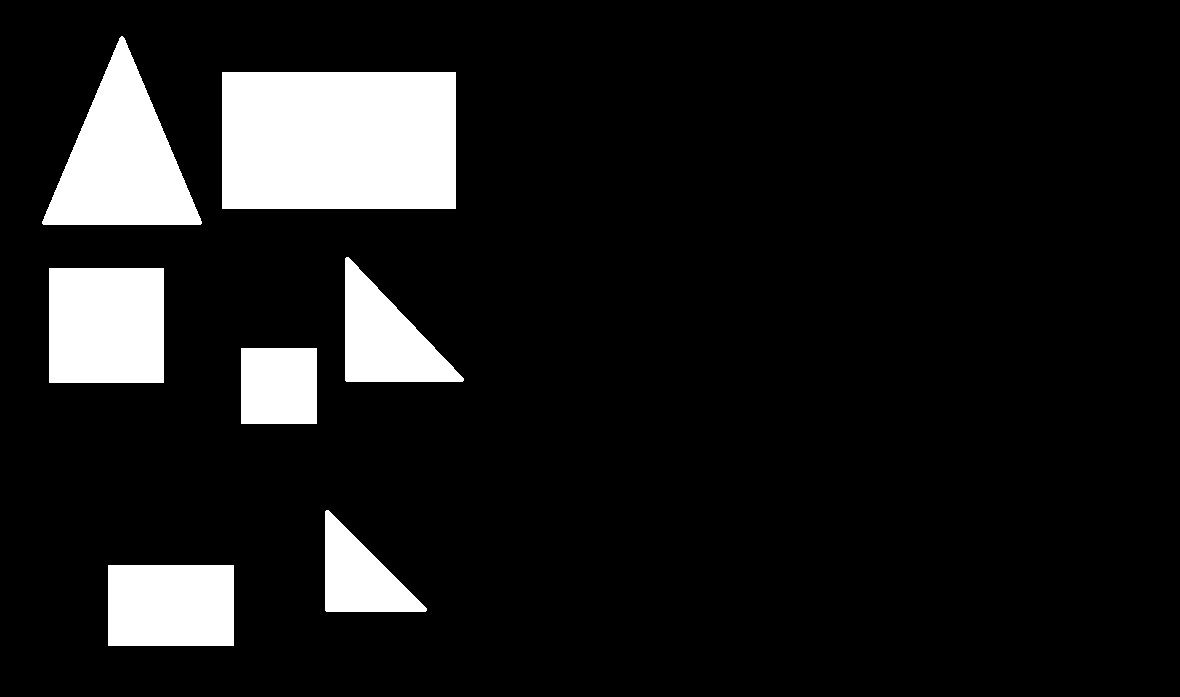
#> input picture Object-Contour-Analysis/shapes.jpg, 1180 x 697 px, given in place of shapes.jpg.jpg, which was not available
$ python main.py
#> lines starting #> are read from the running program, lines starting #| are printed output that depends on the picture; after the words box and inside, x2 and y2 are one past the last pixel; in counts of white or black regions, pixels touching at a corner belong together; pictures that were not available may be replaced by others from this repository, and a replacement may not be noted

import cv2

image_name=input("enter image name: ")     #image name
#> the answer given: shapes.jpg
IMAGE = cv2.imread(image_name +'.jpg');
#> IMAGE is the input picture: shape (697, 1180, 3); min 0, max 255, mean 28

GREYSCALE = cv2.cvtColor(IMAGE, cv2.COLOR_BGR2GRAY) #Color to Black and White
h, w, channels = IMAGE.shape
#> h = 697; w = 1180; channels = 3

Parameter, Parameter2 = cv2.threshold(GREYSCALE, 50, 255, 0) #Threshold of Contrast
#> Parameter2: shape (697, 1180); 11% white; 7 white regions

CONTOURS, _ = cv2.findContours(Parameter2, 1, 1)
#> CONTOURS = 7 contours; box (x1, y1, x2, y2) and area: (222, 72, 456, 209) 31688, (42, 36, 202, 225) 15386, (49, 268, 164, 383) 12996, (108, 565, 234, 646) 10000, (345, 257, 464, 382) 7673, (241, 348, 317, 424) 5625, (325, 510, 427, 612) 5398

RECTANGLES = 0;
SQUARES = 0;
TRIANGLES=0;

for cnt in CONTOURS:
    x1,y1 = cnt[0][0]
    approx = cv2.approxPolyDP(cnt, 0.01*cv2.arcLength(cnt, True), True)
    if len(approx) == 4:
        x, y, w, h = cv2.boundingRect(cnt)
        ratio = float(w)/h
        if ratio >= 0.9 and ratio <= 1.1:
            IMAGE = cv2.drawContours(IMAGE, [cnt], -1, (0,255,0), 3)
            SQUARES = SQUARES + 1
        else:
            IMAGE = cv2.drawContours(IMAGE, [cnt], -1, (0,0,255), 3)
            RECTANGLES = RECTANGLES + 1
    elif    len(approx) == 3:
        x, y, w, h = cv2.boundingRect(cnt)
        IMAGE = cv2.drawContours(IMAGE, [cnt], -1, (255,0,0), 3)
        TRIANGLES = TRIANGLES + 1
#> this loop made 7 passes
#> (x1, y1, approx, x, y, w, h, ratio) on passes 1, 6: (108, 565, [[108, 565], [108, 645], [233, 645], [233, 565]], 108, 565, 126, 81, 1.56), (222, 72, [[222, 72], [222, 208], [455, 208], [455, 72]], 222, 72, 234, 137, 1.71)
#> (x1, y1, approx, x, y, w, h, ratio) on passes 3 to 4: (241, 348, [[241, 348], [241, 423], [316, 423], [316, 348]], 241, 348, 76, 76, 1), (49, 268, [[49, 268], [49, 382], [163, 382], [163, 268]], 49, 268, 115, 115, 1)
#> pass 1, `IMAGE = cv2.drawContours(IMAGE, [cnt], -1, (0,0,255), 3)`:
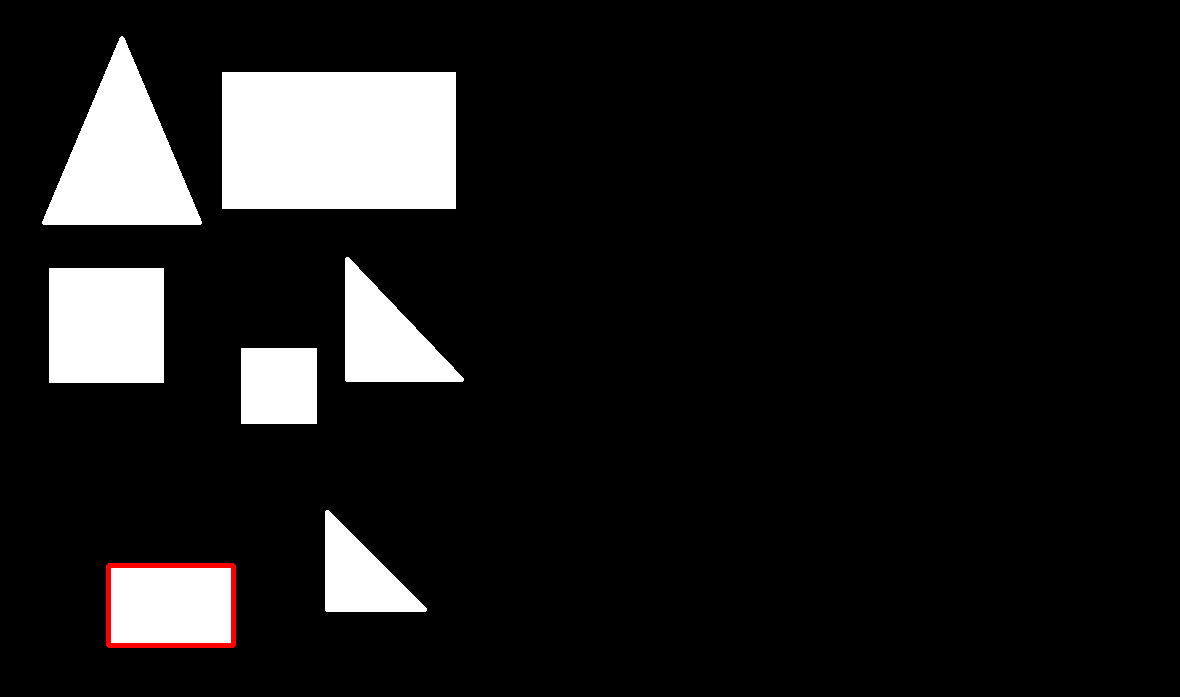
#> IMAGE: shape (697, 1180, 3); 0.25% of pixels changed, all inside (x1, y1, x2, y2) = (106, 563, 236, 648)
#> pass 2, `IMAGE = cv2.drawContours(IMAGE, [cnt], -1, (255,0,0), 3)`:
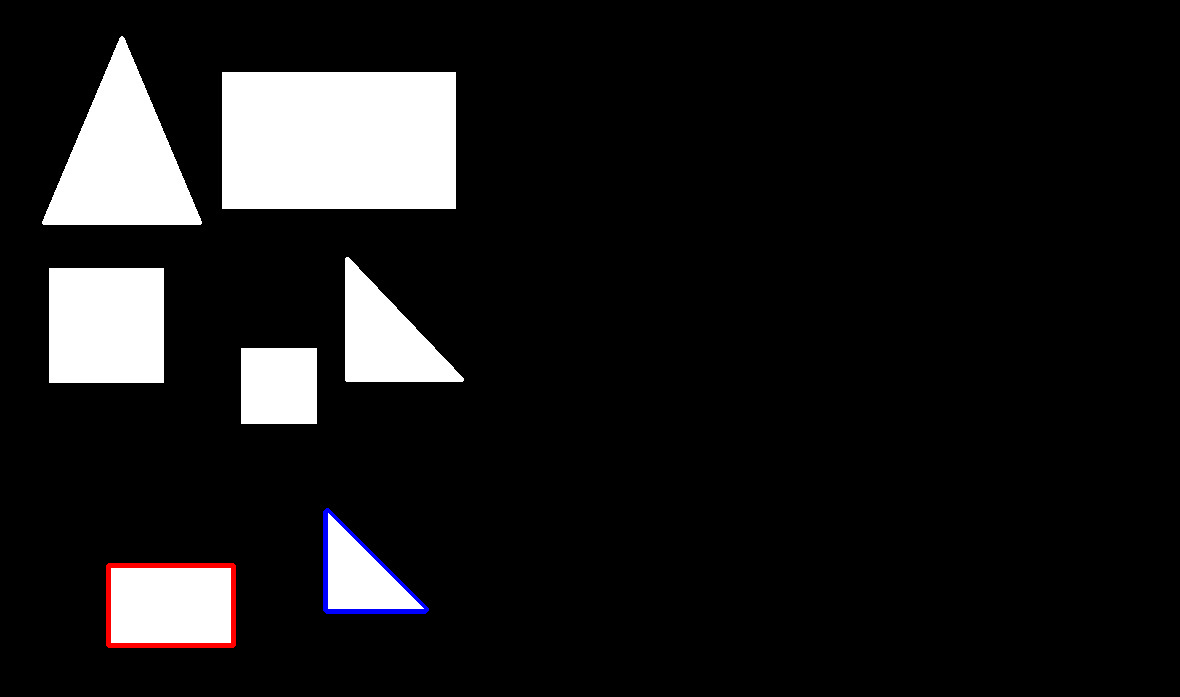
#> IMAGE: shape (697, 1180, 3); 0.18% of pixels changed, all inside (x1, y1, x2, y2) = (323, 508, 429, 614)
#> pass 3, `IMAGE = cv2.drawContours(IMAGE, [cnt], -1, (0,255,0), 3)`:
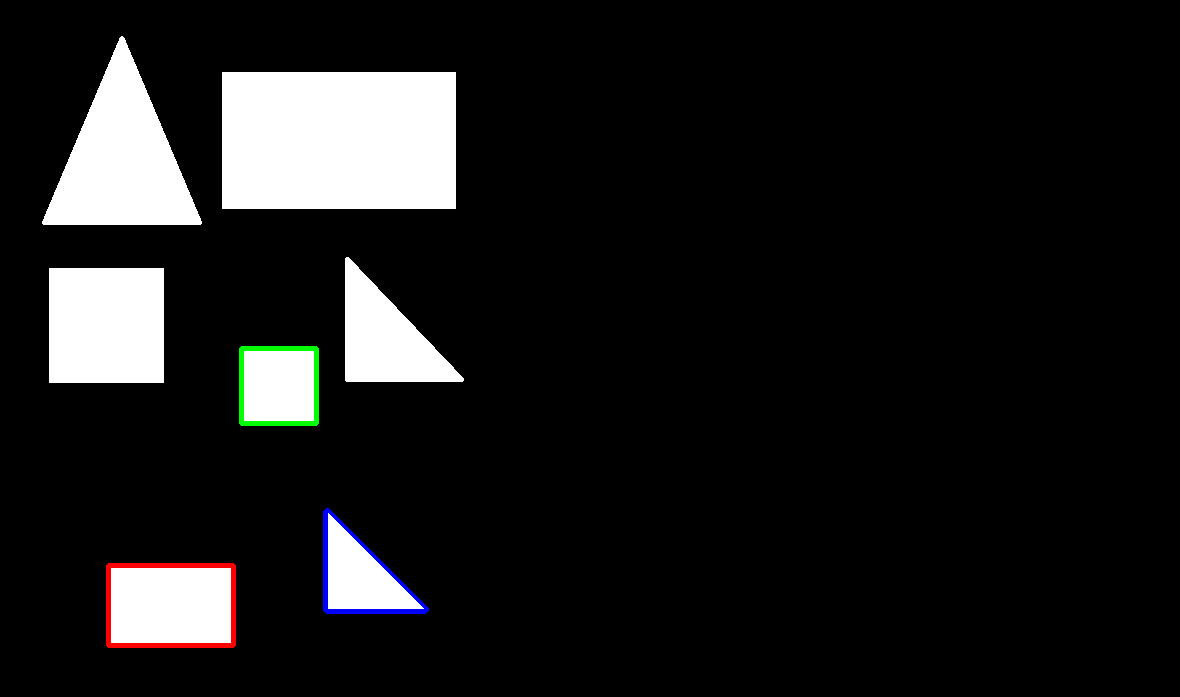
#> IMAGE: shape (697, 1180, 3); 0.18% of pixels changed, all inside (x1, y1, x2, y2) = (239, 346, 319, 426)
#> after the loop:
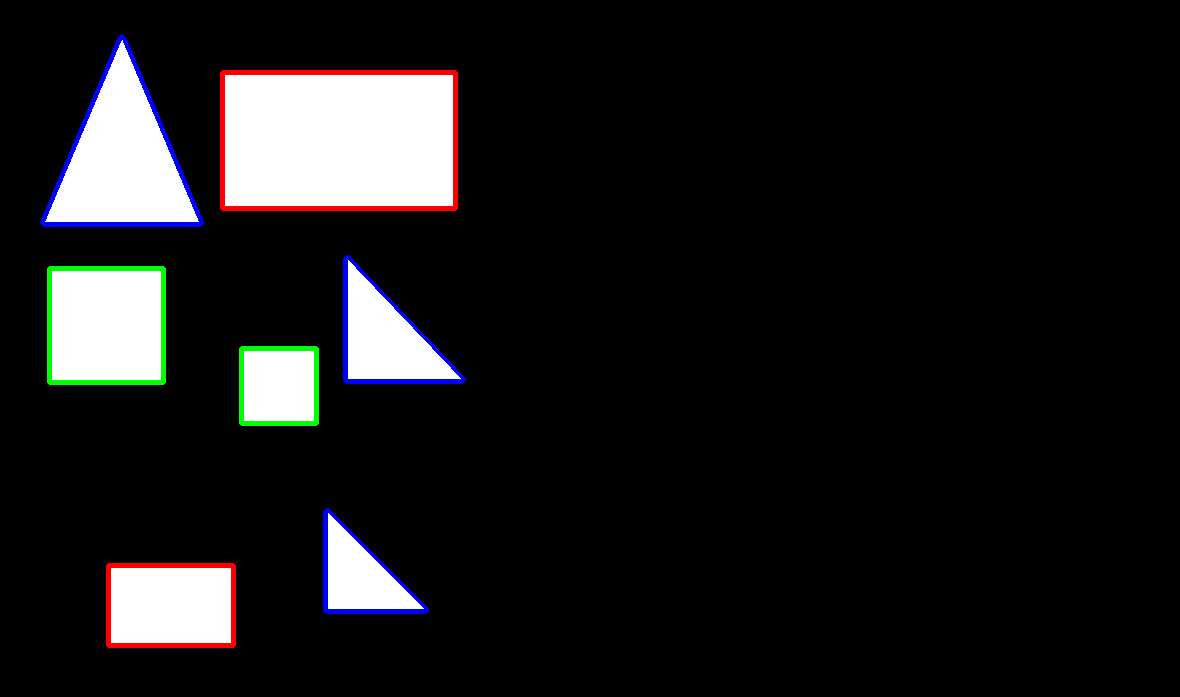
#> IMAGE: shape (697, 1180, 3); 1.27% of pixels changed, all inside (x1, y1, x2, y2) = (40, 34, 466, 385)
#> after the loop, RECTANGLES = 2; SQUARES = 2; TRIANGLES = 3

cv2.putText(IMAGE, 'Number of SQUARES: ' + str(SQUARES), (h+500, 50), cv2.FONT_HERSHEY_SIMPLEX, 0.6, (0, 255, 0), 2)
cv2.putText(IMAGE, 'Number of RECTANGLES: ' + str(RECTANGLES), (h+500, 200), cv2.FONT_HERSHEY_SIMPLEX, 0.6, (0, 0, 255), 2)
cv2.putText(IMAGE, 'Number of TRIANGLES: ' + str(TRIANGLES), (h+500, 350), cv2.FONT_HERSHEY_SIMPLEX, 0.6, (255, 0, 0), 2)
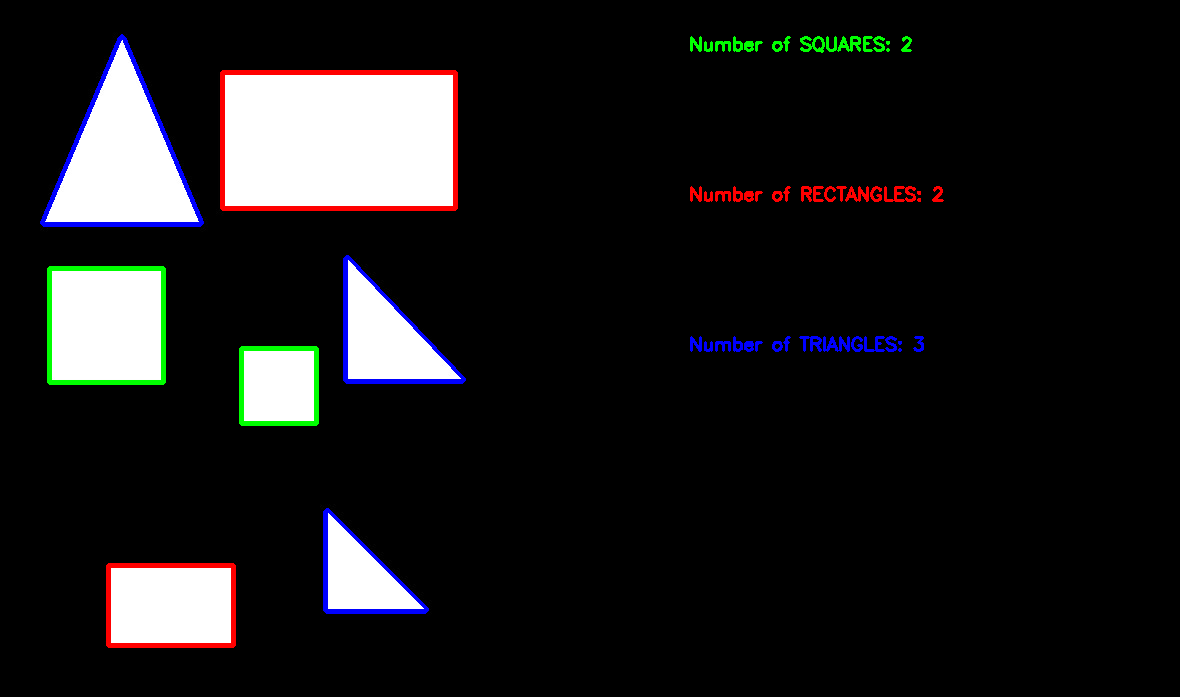
#> IMAGE: shape (697, 1180, 3); mean B, G, R 27.5, 26.8, 27.5

cv2.imshow("Shapes", IMAGE)
cv2.waitKey(0)
cv2.destroyAllWindows()
